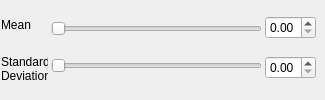
            <widget class="QWidget" name="page_22">
             <widget class="QWidget" name="layoutWidget_32">
              <property name="geometry">
               <rect>
                <x>265</x>
                <y>5</y>
                <width>51</width>
                <height>86</height>
               </rect>
              </property>
              <layout class="QVBoxLayout" name="verticalLayout_9">
               <item>
                <widget class="QDoubleSpinBox" name="doubleSpinBox_7"/>
               </item>
               <item>
                <widget class="QDoubleSpinBox" name="doubleSpinBox_8"/>
               </item>
              </layout>
             </widget>
             <widget class="QWidget" name="layoutWidget_33">
              <property name="geometry">
               <rect>
                <x>51</x>
                <y>5</y>
                <width>211</width>
                <height>86</height>
               </rect>
              </property>
              <layout class="QVBoxLayout" name="verticalLayout_8">
               <item>
                <widget class="QSlider" name="horizontalSlider_37">
                 <property name="orientation">
                  <enum>Qt::Horizontal</enum>
                 </property>
                </widget>
               </item>
               <item>
                <widget class="QSlider" name="horizontalSlider_42">
                 <property name="orientation">
                  <enum>Qt::Horizontal</enum>
                 </property>
                </widget>
               </item>
              </layout>
             </widget>
             <widget class="QWidget" name="layoutWidget_34">
              <property name="geometry">
               <rect>
                <x>1</x>
                <y>6</y>
                <width>47</width>
                <height>81</height>
               </rect>
              </property>
              <layout class="QVBoxLayout" name="verticalLayout_4">
               <item>
                <widget class="QLabel" name="label_48">
                 <property name="text">
                  <string>Mean</string>
                 </property>
                </widget>
               </item>
               <item>
                <widget class="QLabel" name="label_49">
                 <property name="text">
                  <string>Standard Deviation</string>
                 </property>
                 <property name="wordWrap">
                  <bool>true</bool>
                 </property>
                </widget>
               </item>
              </layout>
             </widget>
            </widget>
